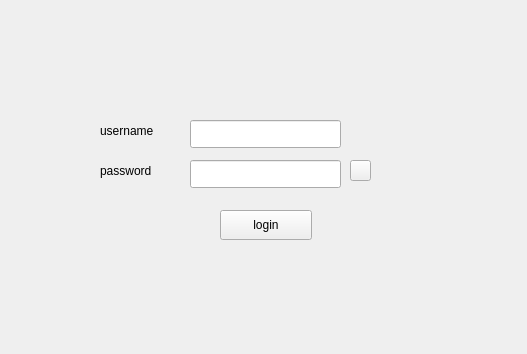
<?xml version="1.0" encoding="UTF-8"?>
<ui version="4.0">
 <class>loginPage</class>
 <widget class="QWidget" name="loginPage">
  <property name="geometry">
   <rect>
    <x>0</x>
    <y>0</y>
    <width>527</width>
    <height>354</height>
   </rect>
  </property>
  <property name="windowTitle">
   <string>loginPage</string>
  </property>
  <widget class="QLabel" name="label">
   <property name="geometry">
    <rect>
     <x>100</x>
     <y>120</y>
     <width>91</width>
     <height>21</height>
    </rect>
   </property>
   <property name="text">
    <string>username</string>
   </property>
  </widget>
  <widget class="QLabel" name="label_2">
   <property name="geometry">
    <rect>
     <x>100</x>
     <y>160</y>
     <width>81</width>
     <height>21</height>
    </rect>
   </property>
   <property name="text">
    <string>password</string>
   </property>
  </widget>
  <widget class="QPushButton" name="login_pushButton">
   <property name="geometry">
    <rect>
     <x>220</x>
     <y>210</y>
     <width>92</width>
     <height>30</height>
    </rect>
   </property>
   <property name="text">
    <string>login</string>
   </property>
  </widget>
  <widget class="QLineEdit" name="password_lineEdit">
   <property name="geometry">
    <rect>
     <x>190</x>
     <y>160</y>
     <width>151</width>
     <height>28</height>
    </rect>
   </property>
  </widget>
  <widget class="QPushButton" name="eye_pushButton">
   <property name="geometry">
    <rect>
     <x>350</x>
     <y>160</y>
     <width>21</width>
     <height>21</height>
    </rect>
   </property>
   <property name="text">
    <string/>
   </property>
  </widget>
  <widget class="QLineEdit" name="username_lineEdit">
   <property name="geometry">
    <rect>
     <x>190</x>
     <y>120</y>
     <width>151</width>
     <height>28</height>
    </rect>
   </property>
  </widget>
 </widget>
 <tabstops>
  <tabstop>username_lineEdit</tabstop>
  <tabstop>password_lineEdit</tabstop>
  <tabstop>login_pushButton</tabstop>
  <tabstop>eye_pushButton</tabstop>
 </tabstops>
 <resources/>
 <connections/>
</ui>
